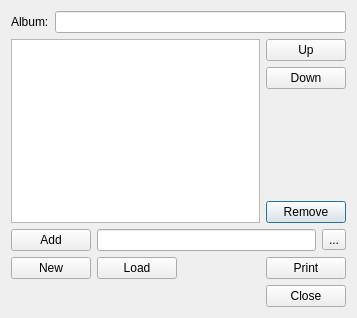
<?xml version="1.0" encoding="UTF-8"?>
<ui version="4.0">
 <class>AlbumManager</class>
 <widget class="QDialog" name="AlbumManager">
  <property name="geometry">
   <rect>
    <x>0</x>
    <y>0</y>
    <width>357</width>
    <height>318</height>
   </rect>
  </property>
  <property name="windowTitle">
   <string>MuseScore: Album Manager</string>
  </property>
  <layout class="QVBoxLayout" name="verticalLayout">
   <item>
    <layout class="QHBoxLayout" name="horizontalLayout_3">
     <property name="topMargin">
      <number>0</number>
     </property>
     <item>
      <widget class="QLabel" name="label">
       <property name="text">
        <string>Album:</string>
       </property>
      </widget>
     </item>
     <item>
      <widget class="QLineEdit" name="albumName"/>
     </item>
    </layout>
   </item>
   <item>
    <layout class="QGridLayout" name="gridLayout">
     <item row="4" column="1">
      <spacer name="verticalSpacer">
       <property name="orientation">
        <enum>Qt::Vertical</enum>
       </property>
       <property name="sizeHint" stdset="0">
        <size>
         <width>20</width>
         <height>40</height>
        </size>
       </property>
      </spacer>
     </item>
     <item row="5" column="1">
      <widget class="QPushButton" name="remove">
       <property name="text">
        <string>Remove</string>
       </property>
      </widget>
     </item>
     <item row="2" column="0" rowspan="4">
      <widget class="QListWidget" name="scoreList"/>
     </item>
     <item row="3" column="1">
      <widget class="QPushButton" name="down">
       <property name="text">
        <string>Down</string>
       </property>
      </widget>
     </item>
     <item row="2" column="1">
      <widget class="QPushButton" name="up">
       <property name="text">
        <string>Up</string>
       </property>
      </widget>
     </item>
    </layout>
   </item>
   <item>
    <layout class="QHBoxLayout" name="horizontalLayout">
     <item>
      <widget class="QPushButton" name="add">
       <property name="text">
        <string>Add</string>
       </property>
      </widget>
     </item>
     <item>
      <widget class="QLineEdit" name="scoreName"/>
     </item>
     <item>
      <widget class="QToolButton" name="fileDialog">
       <property name="text">
        <string>...</string>
       </property>
      </widget>
     </item>
    </layout>
   </item>
   <item>
    <layout class="QHBoxLayout" name="horizontalLayout_2">
     <property name="topMargin">
      <number>0</number>
     </property>
     <item>
      <widget class="QPushButton" name="createNew">
       <property name="text">
        <string>New</string>
       </property>
      </widget>
     </item>
     <item>
      <widget class="QPushButton" name="load">
       <property name="text">
        <string>Load</string>
       </property>
      </widget>
     </item>
     <item>
      <spacer name="horizontalSpacer">
       <property name="orientation">
        <enum>Qt::Horizontal</enum>
       </property>
       <property name="sizeHint" stdset="0">
        <size>
         <width>40</width>
         <height>20</height>
        </size>
       </property>
      </spacer>
     </item>
     <item>
      <widget class="QPushButton" name="print">
       <property name="text">
        <string>Print</string>
       </property>
      </widget>
     </item>
    </layout>
   </item>
   <item>
    <widget class="QDialogButtonBox" name="buttonBox">
     <property name="orientation">
      <enum>Qt::Horizontal</enum>
     </property>
     <property name="standardButtons">
      <set>QDialogButtonBox::Close</set>
     </property>
    </widget>
   </item>
  </layout>
 </widget>
 <resources/>
 <connections>
  <connection>
   <sender>buttonBox</sender>
   <signal>accepted()</signal>
   <receiver>AlbumManager</receiver>
   <slot>accept()</slot>
   <hints>
    <hint type="sourcelabel">
     <x>248</x>
     <y>254</y>
    </hint>
    <hint type="destinationlabel">
     <x>157</x>
     <y>274</y>
    </hint>
   </hints>
  </connection>
  <connection>
   <sender>buttonBox</sender>
   <signal>rejected()</signal>
   <receiver>AlbumManager</receiver>
   <slot>reject()</slot>
   <hints>
    <hint type="sourcelabel">
     <x>316</x>
     <y>260</y>
    </hint>
    <hint type="destinationlabel">
     <x>286</x>
     <y>274</y>
    </hint>
   </hints>
  </connection>
 </connections>
</ui>
